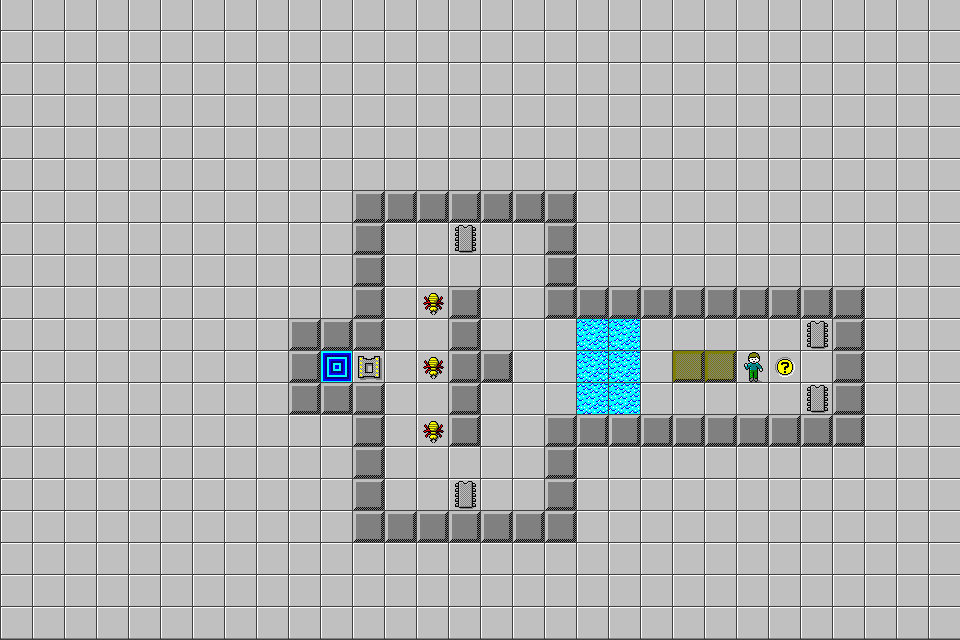

Tiled map render using the project's own tile images. Description and the whole map definition, tile-layer contents included, below:
An orthogonal 30x20 tile map with 32x32 px tiles, 1 tile layer (map).

<map version="1.9" tiledversion="1.9.2" orientation="orthogonal" renderorder="right-down" width="30" height="20" tilewidth="32" tileheight="32" infinite="0" nextlayerid="2" nextobjectid="1">
 <tileset firstgid="1" source="Tiles.tsx" />
 <layer id="1" name="map" width="30" height="20">
  <data encoding="csv">
81,81,81,81,81,81,81,81,81,81,81,81,81,81,81,81,81,81,81,81,81,81,81,81,81,81,81,81,81,81,
81,81,81,81,81,81,81,81,81,81,81,81,81,81,81,81,81,81,81,81,81,81,81,81,81,81,81,81,81,81,
81,81,81,81,81,81,81,81,81,81,81,81,81,81,81,81,81,81,81,81,81,81,81,81,81,81,81,81,81,81,
81,81,81,81,81,81,81,81,81,81,81,81,81,81,81,81,81,81,81,81,81,81,81,81,81,81,81,81,81,81,
81,81,81,81,81,81,81,81,81,81,81,81,81,81,81,81,81,81,81,81,81,81,81,81,81,81,81,81,81,81,
81,81,81,81,81,81,81,81,81,81,81,81,81,81,81,81,81,81,81,81,81,81,81,81,81,81,81,81,81,81,
81,81,81,81,81,81,81,81,81,81,81,97,97,97,97,97,97,97,81,81,81,81,81,81,81,81,81,81,81,81,
81,81,81,81,81,81,81,81,81,81,81,97,81,81,82,81,81,97,81,81,81,81,81,81,81,81,81,81,81,81,
81,81,81,81,81,81,81,81,81,81,81,97,81,81,81,81,81,97,81,81,81,81,81,81,81,81,81,81,81,81,
81,81,81,81,81,81,81,81,81,81,81,97,81,33,97,81,81,97,97,97,97,97,97,97,97,97,97,81,81,81,
81,81,81,81,81,81,81,81,81,97,97,97,81,81,97,81,81,81,105,105,81,81,81,81,81,82,97,81,81,81,
81,81,81,81,81,81,81,81,81,97,123,83,81,33,97,97,81,81,105,105,81,99,99,1,93,81,97,81,81,81,
81,81,81,81,81,81,81,81,81,97,97,97,81,81,97,81,81,81,105,105,81,81,81,81,81,82,97,81,81,81,
81,81,81,81,81,81,81,81,81,81,81,97,81,33,97,81,81,97,97,97,97,97,97,97,97,97,97,81,81,81,
81,81,81,81,81,81,81,81,81,81,81,97,81,81,81,81,81,97,81,81,81,81,81,81,81,81,81,81,81,81,
81,81,81,81,81,81,81,81,81,81,81,97,81,81,82,81,81,97,81,81,81,81,81,81,81,81,81,81,81,81,
81,81,81,81,81,81,81,81,81,81,81,97,97,97,97,97,97,97,81,81,81,81,81,81,81,81,81,81,81,81,
81,81,81,81,81,81,81,81,81,81,81,81,81,81,81,81,81,81,81,81,81,81,81,81,81,81,81,81,81,81,
81,81,81,81,81,81,81,81,81,81,81,81,81,81,81,81,81,81,81,81,81,81,81,81,81,81,81,81,81,81,
81,81,81,81,81,81,81,81,81,81,81,81,81,81,81,81,81,81,81,81,81,81,81,81,81,81,81,81,81,81
</data>
 </layer>
</map>